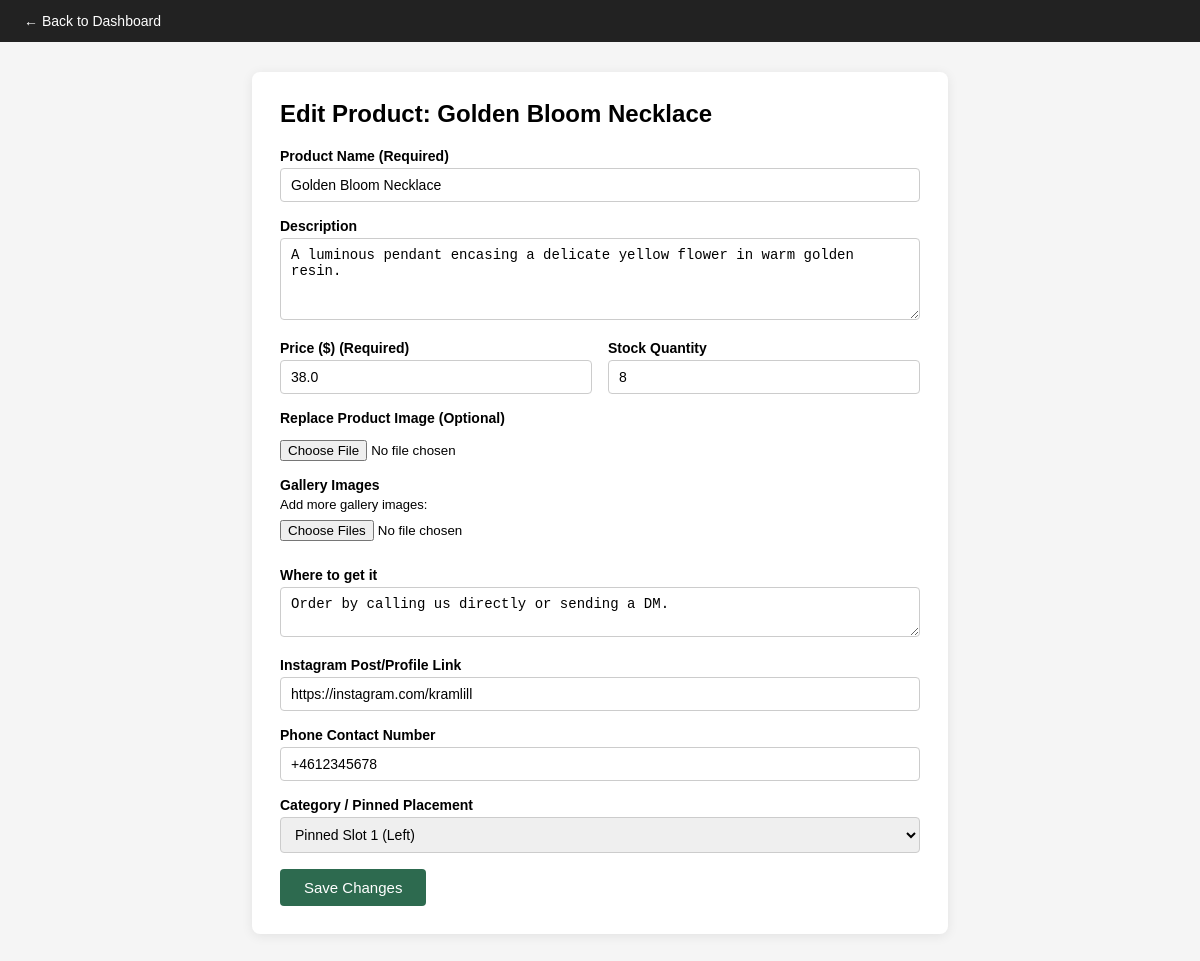
The app's page /admin/edit-product/1 (signed in), older data.
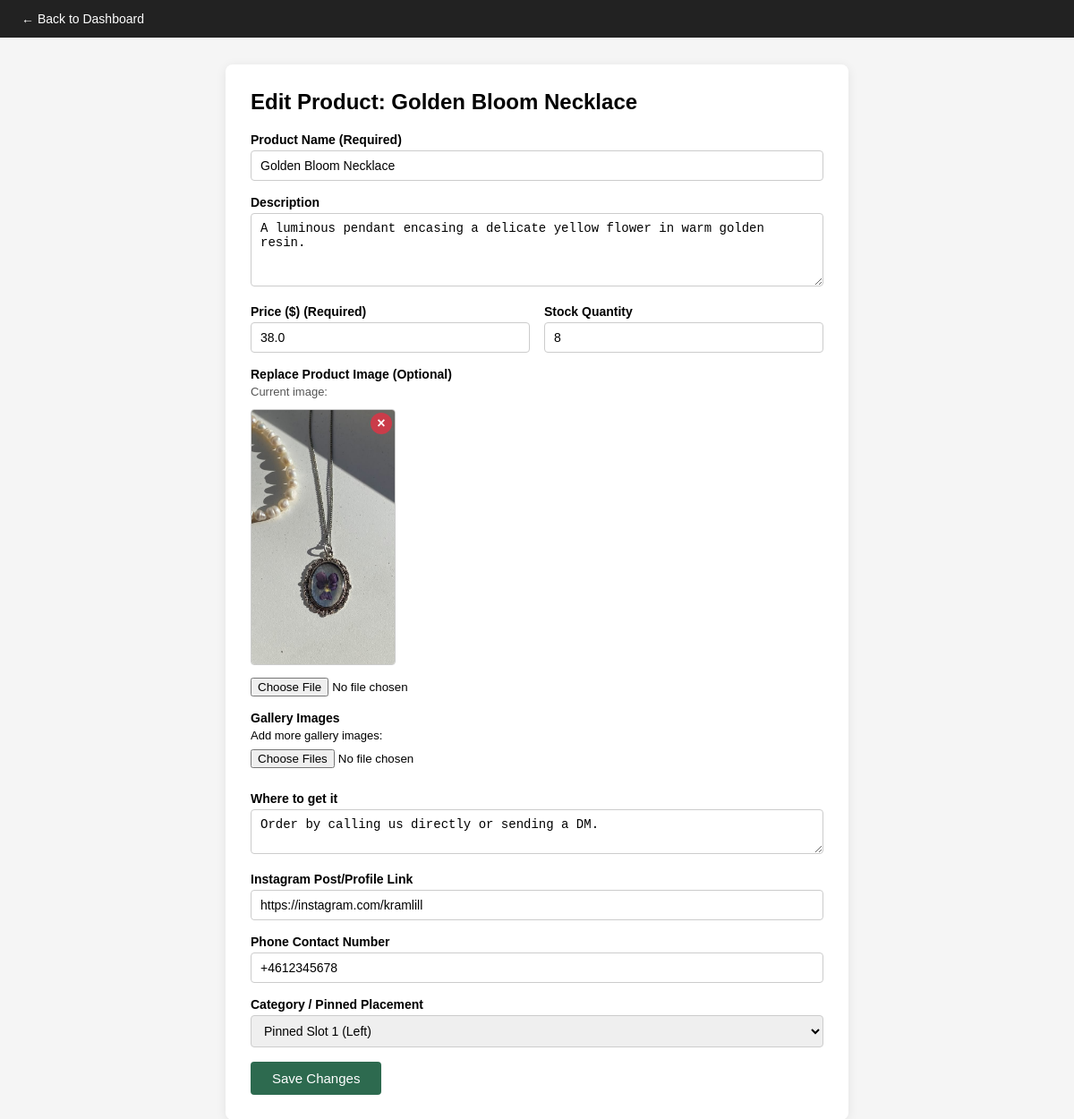
The same page, newer data.
### backend/models.py (models this page shows, shortened)
class Product(db.Model):
    __tablename__ = 'products'
    id = db.Column(db.Integer, primary_key=True)
    name = db.Column(db.String(120), nullable=False)
    description = db.Column(db.Text, nullable=True)
    price = db.Column(db.Float, nullable=False)
    stock = db.Column(db.Integer, nullable=False, default=0)
    image_filename = db.Column(db.String(255), nullable=True)
    where_to_get = db.Column(db.Text, nullable=True)
    instagram_url = db.Column(db.String(255), nullable=True)
    phone = db.Column(db.String(50), nullable=True)
    category = db.Column(db.String(50), nullable=False, default='Normal')

### backend/app.py (the view, shortened to what this page needs)
@app.route('/admin/edit-product/<int:product_id>', methods=['GET', 'POST'])
def edit_product(product_id):
    check_admin()
    product = Product.query.get_or_404(product_id)
    return render_template('admin/edit_product.html', product=product)

### backend/app.py (called while the page is built)
def get_client_ip():
    if request.headers.getlist("X-Forwarded-For"):
        return request.headers.getlist("X-Forwarded-For")[0].split(',')[0].strip()
    return request.remote_addr

@app.before_request
def csrf_protect():
    if 'csrf_token' not in session:
        session['csrf_token'] = secrets.token_hex(32)
    if request.method == 'POST':
        token = request.form.get('csrf_token')
        if not token or token != session.get('csrf_token'):
            abort(400, "CSRF token missing or invalid.")

@app.before_request
def check_ip_block():
    if request.path.startswith('/admin'):
        ip = get_client_ip()
        if BlockedIP.query.filter_by(ip_address=ip).first():
            abort(403, "Access denied: your IP address has been blocked by the administrator.")

@app.context_processor
def inject_csrf_token():
    return dict(csrf_token=session.get('csrf_token'))

def check_admin():
    if not session.get('is_admin'):
        abort(403)

### frontend/templates/admin/edit_product.html (shortened to what this page needs)
<!DOCTYPE html>
<html lang="en">
<head>
</head>
<body>
    <header>
        <nav><a href="/admin/dashboard">&larr; Back to Dashboard</a></nav>
    </header>
    <main>
        <h2>Edit Product: {{ product.name }}</h2>
        <form method="POST" enctype="multipart/form-data" id="product-form">
            <div class="field">
                <label for="name">Product Name (Required)</label>
                <input type="text" id="name" name="name" value="{{ product.name }}" required>
            </div>
            <div class="field">
                <label for="description">Description</label>
                <textarea id="description" name="description" rows="4">{{ product.description }}</textarea>
            </div>
            <div class="row">
                <div class="field">
                    <label for="price">Price ($) (Required)</label>
                    <input type="number" id="price" name="price" step="0.01" min="0" value="{{ product.price }}" required>
                </div>
                <div class="field">
                    <label for="stock">Stock Quantity</label>
                    <input type="number" id="stock" name="stock" min="0" value="{{ product.stock }}" required>
                </div>
            </div>
            <div class="field">
                <label>Replace Product Image (Optional)</label>
                {% if product.image_filename %}
                <div class="current-image-wrapper">
                    <span style="font-size:13px;color:#555;display:block;margin-bottom:6px;">Current image:</span>
                    <div class="image-container" id="product-image-container">
                        <img src="{{ url_for('static', filename='uploads/' + product.image_filename) }}" alt="{{ product.name }}">
                        <button type="button" class="remove-cross" id="btn-remove-product-image" title="Remove image">&times;</button>
                    </div>
                </div>
                {% endif %}
                <input type="file" id="image" name="image" accept="image/*" style="margin-top:10px;">
            </div>
            <div class="field">
                <label>Gallery Images</label>
                <label for="gallery_images" style="font-weight:normal;font-size:13px;">Add more gallery images:</label>
                <input type="file" id="gallery_images" name="gallery_images" accept="image/*" multiple style="margin-top:4px;">
            </div>
            <div class="field">
                <label for="where_to_get">Where to get it</label>
                <textarea id="where_to_get" name="where_to_get" rows="2">{{ product.where_to_get }}</textarea>
            </div>
            <div class="field">
                <label for="instagram_url">Instagram Post/Profile Link</label>
                <input type="url" id="instagram_url" name="instagram_url" value="{{ product.instagram_url or '' }}">
            </div>
            <div class="field">
                <label for="phone">Phone Contact Number</label>
                <input type="text" id="phone" name="phone" value="{{ product.phone or '' }}">
            </div>
            <div class="field">
                <label for="category">Category / Pinned Placement</label>
                <select id="category" name="category">
                    <option value="Pinned 1" {% if product.category == 'Pinned 1' %}selected{% endif %}>Pinned Slot 1 (Left)</option>
                </select>
            </div>
            <button type="submit">Save Changes</button>
        </form>
    </main>
</body>
</html>

Row changes from the older to the newer data that the page shows:
changed Product "Golden Bloom Necklace": image_filename empty → "product_image_1.jpg" (drawn); image_filename: picture added
Text that changed along with them:
text now shown: "Current image: ×"
